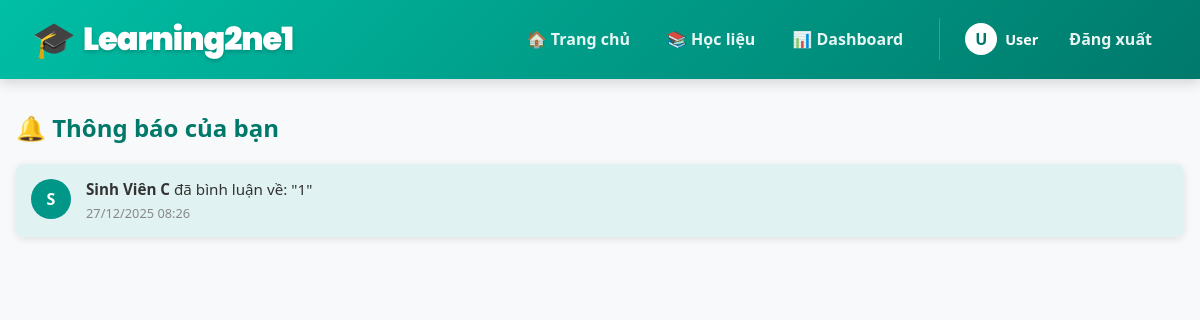
/pages/notifications.php (signed in), run on the app's committed database.
### tables this page shows
CREATE TABLE `notifications` (
  `id` int(11) NOT NULL,
  `user_id` int(11) NOT NULL COMMENT 'Người nhận thông báo',
  `actor_id` int(11) DEFAULT NULL COMMENT 'Người thực hiện hành động (có thể NULL cho system notifications)',
  `type` enum('like','comment','mention','system') NOT NULL COMMENT 'Loại thông báo',
  `target_type` enum('post','comment') DEFAULT NULL COMMENT 'Đối tượng liên quan',
  `target_id` int(11) DEFAULT NULL COMMENT 'ID của đối tượng',
  `post_id` int(11) DEFAULT NULL COMMENT 'ID bài viết liên quan',
  `content` text COMMENT 'Nội dung thông báo (cho mention)',
  `is_read` tinyint(1) NOT NULL DEFAULT '0' COMMENT 'Đã đọc chưa',
  `created_at` timestamp NOT NULL DEFAULT CURRENT_TIMESTAMP
);

CREATE TABLE `user` (
  `id_user` int(11) NOT NULL,
  `ho_ten` varchar(1000) NOT NULL,
  `username` varchar(100) NOT NULL,
  `password` varchar(100) NOT NULL,
  `account_level` int(11) NOT NULL DEFAULT '2'
);

CREATE TABLE `posts` (
  `id` int(11) NOT NULL,
  `user_id` int(11) NOT NULL,
  `category_id` int(11) DEFAULT NULL,
  `title` varchar(255) NOT NULL,
  `content` text NOT NULL,
  `tags` varchar(255) DEFAULT NULL,
  `privacy` enum('public','private') DEFAULT 'public',
  `status` enum('solved','unsolved') DEFAULT 'unsolved',
  `created_at` timestamp NOT NULL DEFAULT CURRENT_TIMESTAMP,
  `views` int(11) DEFAULT '0'
);

### includes/functions.php (called while the page is built, shortened)
<?php
function h($string)
{
    return htmlspecialchars($string, ENT_QUOTES, 'UTF-8');
}

### pages/notifications.php (the view, shortened to what this page needs)
<?php
$path = '../';
require_once $path . 'config.php';
require_once $path . 'includes/functions.php';
require_once $path . 'includes/helpers.php';
$user_id = $_SESSION['user_id'];
try {
    $pdo->prepare("UPDATE notifications SET is_read = 1 WHERE user_id = ?")->execute([$user_id]);
} catch (PDOException $e) {
}
$stmt = $pdo->prepare("
    SELECT n.*, u.ho_ten as actor_name, u.username as actor_username, p.title as post_title
    FROM notifications n
    LEFT JOIN user u ON n.actor_id = u.id_user
    LEFT JOIN posts p ON n.post_id = p.id
    WHERE n.user_id = ?
    ORDER BY n.created_at DESC
    LIMIT 50
");
$stmt->execute([$user_id]);
$notifications = $stmt->fetchAll();
require_once $path . 'includes/navbar.php';
?>
<!DOCTYPE html>
<html lang="vi">
<head>
    <link rel="stylesheet" href="<?= $path ?>assets/css/style.css">
</head>
<body>
    <div class="notif-container">
        <h2 style="margin-bottom: 20px; color: #00796b;">🔔 Thông báo của bạn</h2>
        <div class="notif-list">
            <?php if (count($notifications) > 0): ?>
                <?php foreach ($notifications as $notif): ?>
                    <?php
                    $link = !empty($notif['post_id']) ? "post.php?id=" . (int)$notif['post_id'] : '#';
                    $is_unread = isset($notif['is_read']) && $notif['is_read'] == 0;
                    $item_class = 'notif-item' . ($is_unread ? ' unread' : ' read');
                    $actor = h($notif['actor_name'] ?? 'System');
                    $post_title = h($notif['post_title'] ?? 'Bài viết');
                    switch ($notif['type']) {
                        case 'comment':
                            $message = "<strong>$actor</strong> đã bình luận về: &quot;$post_title&quot;";
                            break;
                    }
                    ?>
                    <a href="<?= $link ?>" class="<?= $item_class ?>">
                        <div class="notif-avatar">
                            <?= strtoupper(mb_substr($notif['actor_name'] ?? 'S', 0, 1)) ?>
                        </div>
                        <div class="notif-content">
                            <p class="notif-text"><?= $message ?></p>
                            <span class="notif-time"><?= date('d/m/Y H:i', strtotime($notif['created_at'])) ?></span>
                        </div>
                    </a>
                <?php endforeach; ?>
            <?php endif; ?>
        </div>
    </div>
</body>
</html>

### assets/css/style.css (style rules this page uses)
:root { --primary-mint: #00b894; --light-mint: #55efc4; --accent-yellow: #ffeaa7; --pop-yellow: #fdcb6e; --text-dark: #2d3436; --text-white: #ffffff; --bg-grey: #f7f9fa; --shadow: 0 4px 15px rgba(0, 184, 148, 0.2); }
* { box-sizing: border-box; margin: 0; padding: 0; }
body { font-family: 'Segoe UI', Tahoma, Geneva, Verdana, sans-serif; background-color: var(--bg-grey); color: var(--text-dark); }
a { transition: color 0.3s; }

### pages/notifications.php (style rules this page uses)
.notif-container { max_width: 700px; margin: 2rem auto; padding: 0 1rem; }
.notif-list { background: white; border-radius: 8px; box-shadow: 0 2px 8px rgba(0, 0, 0, 0.1); overflow: hidden; }
.notif-item { padding: 15px; border-bottom: 1px solid #f0f0f0; display: flex; align-items: flex-start; gap: 15px; text-decoration: none; color: #333; transition: background 0.2s; }
.notif-item:last-child { border-bottom: none; }
.notif-item.unread { background: #e0f2f1; }
.notif-avatar { width: 40px; height: 40px; background: #009688; color: white; border-radius: 50%; display: flex; align-items: center; justify-content: center; font-weight: bold; flex-shrink: 0; }
.notif-content { flex: 1; }
.notif-text { margin: 0; font-size: 0.95rem; line-height: 1.4; }
.notif-time { font-size: 0.8rem; color: #888; margin-top: 4px; display: block; }

### data on the page
notifications: actor.ho_ten "S", actor.ho_ten "Sinh Viên C", post.title "1", created_at "27/12/2025 08:26"

### other printed values
mb_substr($current_user['ho_ten'], 0, 1) "U"
$current_user['ho_ten'] "User"
